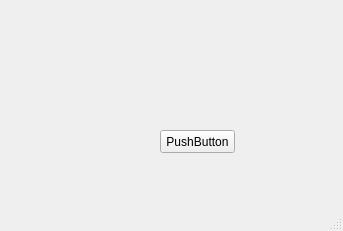
<?xml version="1.0" encoding="UTF-8"?>
<ui version="4.0">
 <class>MainWindow</class>
 <widget class="QMainWindow" name="MainWindow">
  <property name="geometry">
   <rect>
    <x>0</x>
    <y>0</y>
    <width>343</width>
    <height>231</height>
   </rect>
  </property>
  <property name="windowTitle">
   <string>MainWindow</string>
  </property>
  <widget class="QWidget" name="centralwidget">
   <widget class="QPushButton" name="pushButton">
    <property name="geometry">
     <rect>
      <x>160</x>
      <y>130</y>
      <width>75</width>
      <height>23</height>
     </rect>
    </property>
    <property name="text">
     <string>PushButton</string>
    </property>
   </widget>
  </widget>
  <widget class="QMenuBar" name="menubar">
   <property name="geometry">
    <rect>
     <x>0</x>
     <y>0</y>
     <width>343</width>
     <height>22</height>
    </rect>
   </property>
  </widget>
  <widget class="QStatusBar" name="statusbar"/>
 </widget>
 <resources/>
 <connections/>
</ui>
